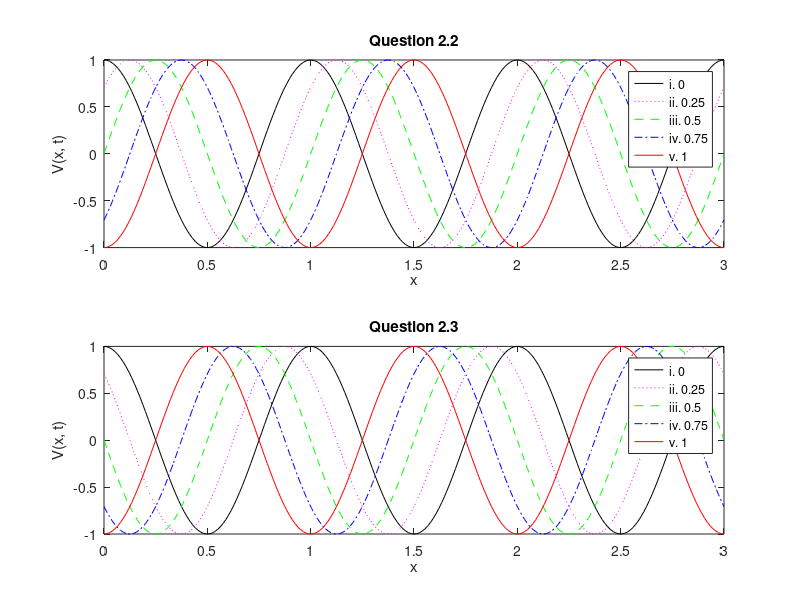

This chart was generated by the following MATLAB code:
% Eric Wan
% ECEE302 HW 1
clc, clear
% Question 2.2
subplot(2, 1, 1);
wt = 0;
v = @(x) cos(2 * pi * x - wt);
fplot(v, [0 3], 'k');
hold on;
wt = 0.25 * pi;
v = @(x) cos(2 * pi * x - wt);
fplot(v, [0 3], ':m');
wt = 0.5 * pi;
v = @(x) cos(2 * pi * x - wt);
fplot(v, [0 3], '--g');
wt = 0.75 * pi;
v = @(x) cos(2 * pi * x - wt);
fplot(v, [0 3], '-.b');
wt = 1 * pi;
v = @(x) cos(2 * pi * x - wt);
fplot(v, [0 3], 'r');
legend("i. 0", "ii. 0.25", "iii. 0.5", "iv. 0.75", "v. 1");
title("Question 2.2");
xlabel("x");
ylabel("V(x, t)");
hold off;

% Question 2.3
subplot(2, 1, 2);
wt = 0;
v = @(x) cos(2 * pi * x + wt);
fplot(v, [0 3], 'k');
hold on;
wt = 0.25 * pi;
v = @(x) cos(2 * pi * x + wt);
fplot(v, [0 3], ':m');
wt = 0.5 * pi;
v = @(x) cos(2 * pi * x + wt);
fplot(v, [0 3], '--g');
wt = 0.75 * pi;
v = @(x) cos(2 * pi * x + wt);
fplot(v, [0 3], '-.b');
wt = 1 * pi;
v = @(x) cos(2 * pi * x + wt);
fplot(v, [0 3], 'r');
legend("i. 0", "ii. 0.25", "iii. 0.5", "iv. 0.75", "v. 1");
title("Question 2.3");
xlabel("x");
ylabel("V(x, t)");
hold off;